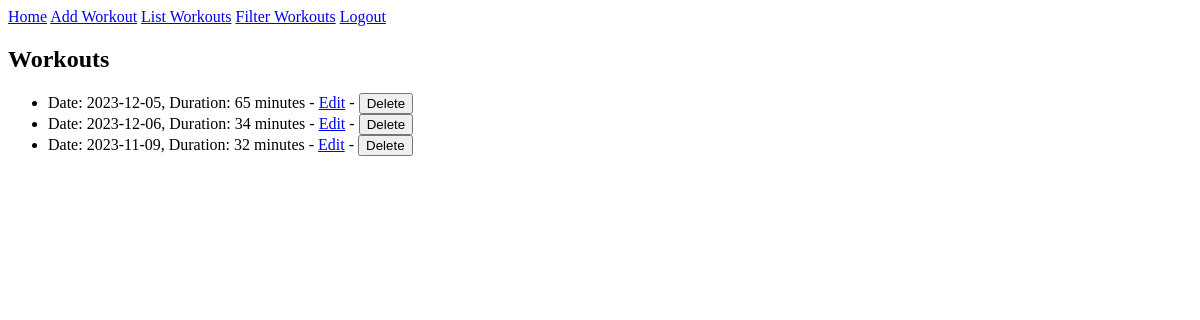
The app's page /list_workouts (signed in), older data.
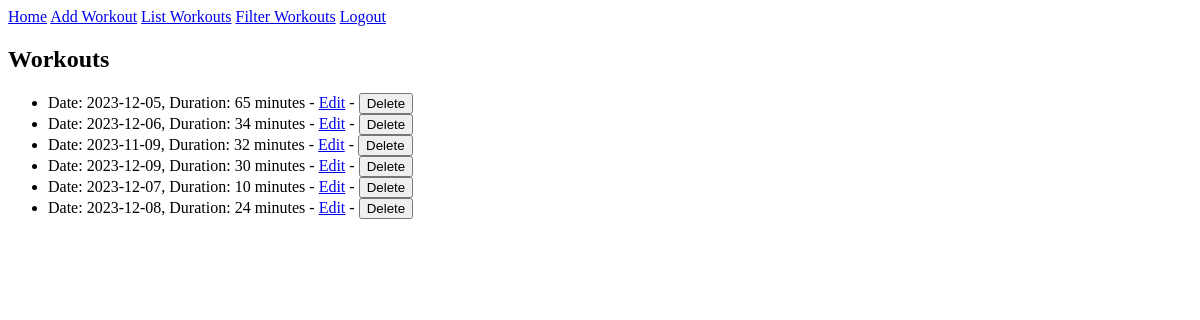
The same page, newer data.
### app.py (models this page shows)
class Workout(db.Model):
    workout_id = db.Column(db.Integer, primary_key=True)
    user_id = db.Column(db.Integer, db.ForeignKey('user.user_id'), nullable=False)
    date = db.Column(db.Date, nullable=False)
    total_duration = db.Column(db.Integer, nullable=False)  # Duration in minutes

### app.py (the view)
@app.route('/list_workouts')
def list_workouts():
    if 'user_id' not in session:
        flash('Please login first.')
        return redirect(url_for('login'))
    workouts = Workout.query.filter_by(user_id=session['user_id']).all()
    return render_template('list_workouts.html', workouts=workouts)

### templates/list_workouts.html
{% extends "base.html" %}
{% block content %}
<h2>Workouts</h2>
<ul>
{% for workout in workouts %}
    <li>
        Date: {{ workout.date }}, Duration: {{ workout.total_duration }} minutes
        - <a href="{{ url_for('edit_workout', workout_id=workout.workout_id) }}">Edit</a>
        - <form action="{{ url_for('delete_workout', workout_id=workout.workout_id) }}" method="post" style="display: inline;">
            <button type="submit">Delete</button>
        </form>
    </li>
{% endfor %}
</ul>
{% endblock %}

### templates/base.html (shortened to what this page needs)
<!DOCTYPE html>
<html lang="en">
<head>
</head>
<body>
    <nav>
        <a href="{{ url_for('index') }}">Home</a>
        {% if 'user_id' in session %}
            <a href="{{ url_for('add_workout') }}">Add Workout</a>
            <a href="{{ url_for('list_workouts') }}">List Workouts</a>
            <a href="{{ url_for('filter_workouts') }}">Filter Workouts</a>
            <a href="{{ url_for('logout') }}">Logout</a>
        {% else %}
            <a href="{{ url_for('login') }}">Login</a>
            <a href="{{ url_for('register') }}">Register</a>
        {% endif %}
    </nav>
    <main>
        {% block content %}{% endblock %}
    </main>
</body>
</html>

Row changes from the older to the newer data that the page shows:
added Workout: date "2023-12-09", total_duration "30"
added Workout: date "2023-12-07", total_duration "10"
added Workout: date "2023-12-08", total_duration "24"
